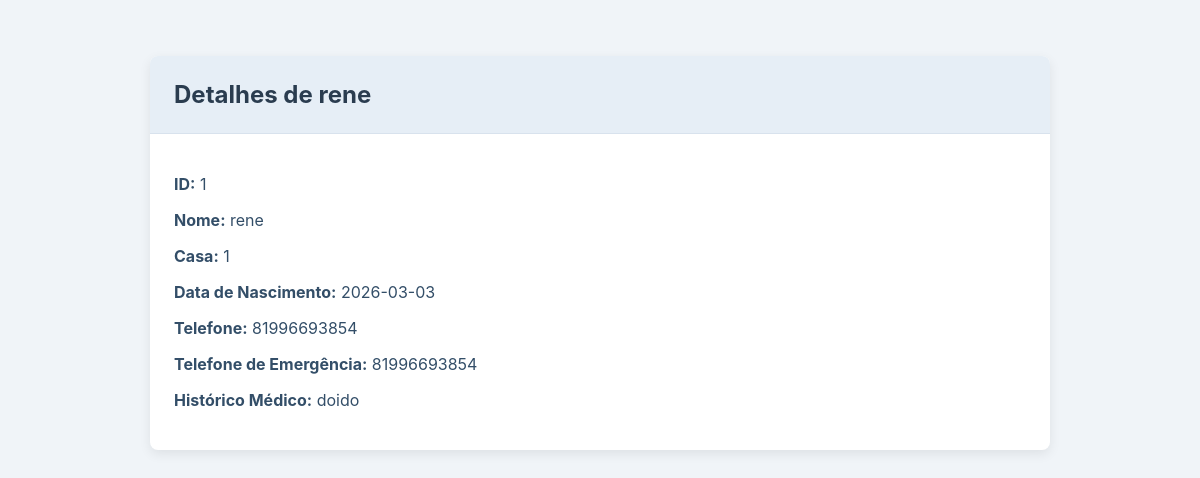
Screenshot of /pessoa/modal/1 with the database file from the repository.
### database/models_db.py (models this page shows, shortened)
class PessoaDB(Base):
    __tablename__ = 'pessoas'
    id_pessoa = Column(Integer, primary_key=True)
    nome = Column(String)
    data_nascimento = Column(String)
    telefone = Column(String)
    telefone_emergencia = Column(String)
    historico_medico = Column(String)
    numero_casa = Column(String)

### controllers/pessoa_bp.py (the view)
@pessoa_bp.route('/modal/<int:id>')
def detalhes_modal_pessoa(id):
    session = get_session()
    try:
        dao = PessoaDAO(session)
        pessoa = dao.obter_pessoa_por_id(id)
        if not pessoa:
            return render_template('erro.html', mensagem="Pessoa não encontrada"), 404
        return render_template('pessoa/detalhesmodal.html', pessoa=pessoa)
    finally:
        session.close()

### controllers/pessoa_bp.py (called while the page is built)
def get_session():
    return Session()

### database/dao.py (called while the page is built)
    def obter_pessoa_por_id(self, id_pessoa):
        return self.session.query(PessoaDB).filter_by(id_pessoa=id_pessoa).first()

### templates/pessoa/detalhesmodal.html (shortened to what this page needs)
<!DOCTYPE html>
<html lang="pt-BR">
<head>
<link rel="stylesheet" href="{{ url_for('static', filename='css/pessoa.css') }}">
</head>
<body>
    <main class="container">
        <div class="card">
            <div class="card-header">
                <h1>Detalhes de {{ pessoa.nome }}</h1>
            </div>
            <div class="card-body">
                <p><strong>ID:</strong> {{ pessoa.id_pessoa }}</p>
                <p><strong>Nome:</strong> {{ pessoa.nome }}</p>
                <p><strong>Casa:</strong> {{ pessoa.numero_casa }}</p>
                <p><strong>Data de Nascimento:</strong> {{ pessoa.data_nascimento }}</p>
                <p><strong>Telefone:</strong> {{ pessoa.telefone }}</p>
                <p><strong>Telefone de Emergência:</strong> {{ pessoa.telefone_emergencia }}</p>
                <p><strong>Histórico Médico:</strong> {{ pessoa.historico_medico }}</p>
            </div>
        </div>
    </main>
</body>
</html>

### static/css/pessoa.css (style rules this page uses)
body { font-family: 'Inter', sans-serif; background-color: #f0f4f8; color: #334e68; margin: 0; padding: 0; display: flex; flex-direction: column; min-height: 100vh; }
.container { max-width: 900px; width: 90%; margin: 2rem auto; padding: 1.5rem; flex-grow: 1; }
.card { background-color: #ffffff; border-radius: 8px; box-shadow: 0 4px 12px rgba(0, 0, 0, 0.08); overflow: hidden; margin-bottom: 2rem; }
.card-header { background-color: #e6eef6; padding: 1.5rem; border-bottom: 1px solid #d8e2ed; }
.card-header h1 { margin: 0; font-size: 1.5rem; color: #2a3c4f; }
.card-body { padding: 1.5rem; }

### rows the page displays
PessoaDB: nome "rene", id_pessoa "1", numero_casa "1", data_nascimento "2026-03-03", telefone "81996693854", telefone_emergencia "81996693854", historico_medico "doido"
